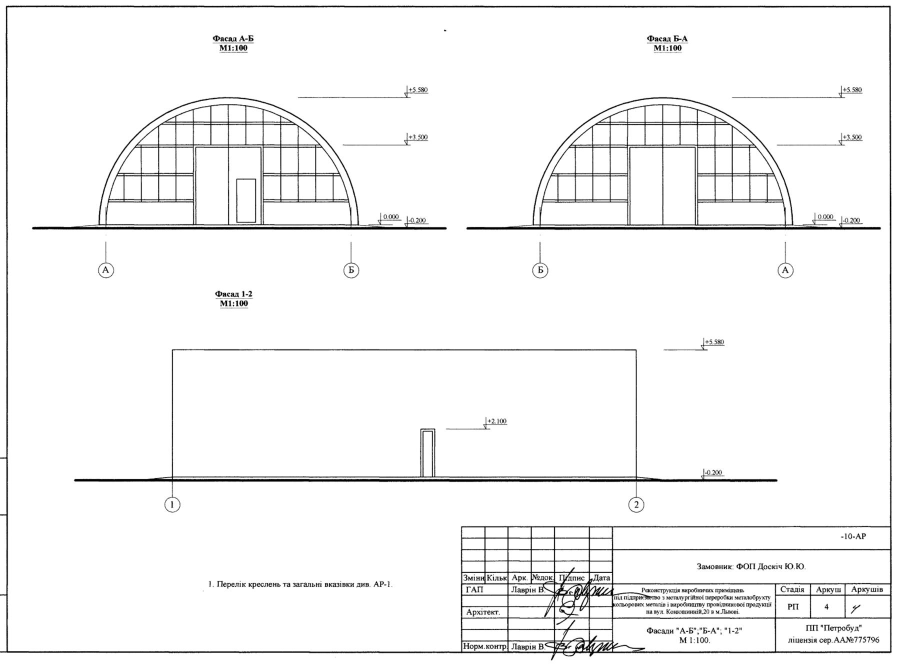
#> input picture 3d/img/ar4.jpg, 1800 x 1328 px, given in place of ..jpg, which was not available (shown at 1/2 size)
$ python -i sheet.py   (imports and definitions only)
#> lines starting #> are read from the running program, lines starting #| are printed output that depends on the picture
import sys
from PIL import Image, ImageDraw, ImageFont
FD='/tmp/claude-0/-home-claude/48137fe6-4c58-5aa6-90c7-d55006f4596f/scratchpad/artifact-files/9faf1b11-04e1-4470-acaf-f54d7b58cfce/foto/'
FT=ImageFont.truetype('/usr/share/fonts/truetype/dejavu/DejaVuSans-Bold.ttf', 14)
def sheet(names, w=400, out='ph/sheet.jpg', crop=None):
#> called with names = '../../../../3d/img/ar4.jpg', w = 400, out = 'ph/sheet.jpg'
    ims=[]
    for n in names:
        im=Image.open(FD+n+'.jpg').convert('RGB')
        if crop: im=im.crop(crop)
        im=im.resize((w,int(im.size[1]*w/im.size[0]))); d=ImageDraw.Draw(im); d.rectangle([0,0,w,18],fill=(0,0,0)); d.text((3,1),n[-6:],fill=(255,255,0),font=FT); ims.append(im)
#> after `im = im.resize((w, int(im.size[1] * w / im.size[0])))`:
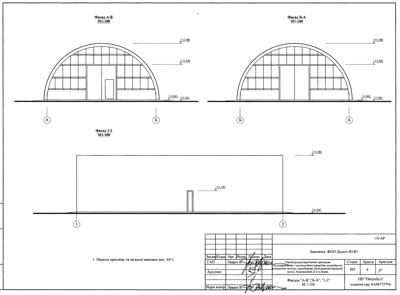
#> im: PIL image 400x295 RGB; min 20, max 255, mean 244.3
#> pass 3 of the loop in sheet, `for n in names:`:
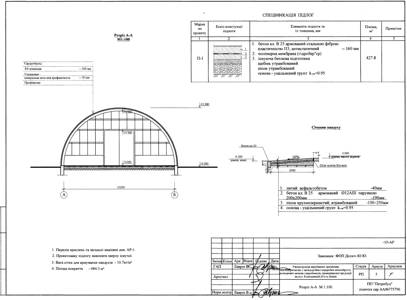
#> input picture 3d/img/ar3_t.jpg, 407 x 300 px, given in place of .jpg, which was not available
#> in sheet, `im = im.resize((w, int(im.size[1] * w / im.size[0])))`:
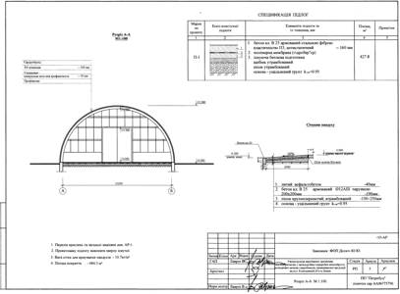
#> im: PIL image 400x294 RGB; min 17, max 255, mean 241.5
#> the loop made 14 passes; the first 3 are shown
    H=max(i.size[1] for i in ims); S=Image.new('RGB',(sum(i.size[0]+6 for i in ims),H),'white'); x=0
    for i in ims: S.paste(i,(x,0)); x+=i.size[0]+6
    S.save(out,quality=85); return out
# [2 lines not run here, left out]

#> (the run stopped early here; a loop or call above may not have finished)
